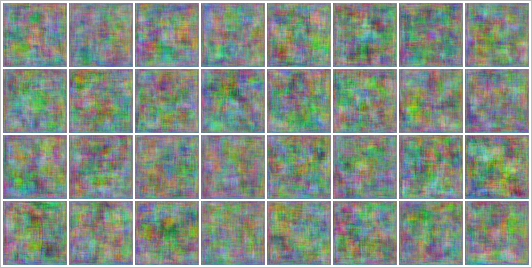
#> input picture DCGAN/sample/best_fake_images_epoch001.png, 532 x 268 px, given as the content of the folder sample/best_fake_images_epoch001.png, which was not available
$ python preprocess_images_2.py --input sample/best_fake_images_epoch001.png --output out.png
#> lines starting #> are read from the running program, lines starting #| are printed output that depends on the picture; pictures that were not available may be replaced by others from this repository, and a replacement may not be noted
import argparse, os
from pathlib import Path
from concurrent.futures import ThreadPoolExecutor, as_completed

from PIL import Image, ImageOps, ImageEnhance, ImageFilter

# 兼容 Pillow 新旧版本的重采样常量
try:
    RESAMPLE_BICUBIC = Image.Resampling.BICUBIC
except AttributeError:
    RESAMPLE_BICUBIC = Image.BICUBIC


def is_image(p: Path) -> bool:
    return p.suffix.lower() in {".jpg", ".jpeg", ".png", ".webp", ".bmp", ".tiff", ".tif"}


def make_square(img: Image.Image, mode: str = "center-crop", bgcolor=(255, 255, 255)) -> Image.Image:
    """将任意宽高图片变成正方形：center-crop 或 pad（留白填充）"""
    w, h = img.size
    if mode == "pad":
        side = max(w, h)
        canvas = Image.new("RGB", (side, side), bgcolor)
        # 若是带 alpha，先转到 RGB（丢弃 alpha；如需保留，可自行改成 RGBA）
        if img.mode != "RGB":
            img = img.convert("RGB")
        canvas.paste(img, ((side - w) // 2, (side - h) // 2))
        return canvas
    else:  # center-crop
        side = min(w, h)
        left = (w - side) // 2
        top = (h - side) // 2
        return img.crop((left, top, left + side, top + side))


def unsharp(img: Image.Image, radius: float, percent: int, threshold: int) -> Image.Image:
    """Unsharp Mask（建议半径 1.0~1.6，percent 100~180，threshold 0~6）"""
    return img.filter(ImageFilter.UnsharpMask(radius=radius, percent=percent, threshold=threshold))


def process_one(src: Path, dst_root: Path, args) -> str:
    try:
        # 读图 & 纠正 EXIF 方向
        with Image.open(src) as im0:
            im = ImageOps.exif_transpose(im0)
            # 统一到 RGB（训练通常不需要 alpha 通道；如需保留可改成 RGBA 流程）
            if im.mode not in ("RGB", "RGBA"):
                im = im.convert("RGB")

            # 变正方形
            im = make_square(im, mode=args.square, bgcolor=tuple(args.pad_bg))

            # 缩放到目标尺寸
            # reducing_gap 可以提高抗锯齿质量（Pillow>=9.1）
            im = im.resize((args.size, args.size), RESAMPLE_BICUBIC, reducing_gap=3.0)

            # 锐化（Unsharp Mask）
            if args.unsharp is not None:
                r, p, t = args.unsharp
                im = unsharp(im, r, p, t)

            # 提升饱和度
            if abs(args.sat - 1.0) > 1e-3:
                im = ImageEnhance.Color(im).enhance(args.sat)

            # 可选再微调整体清晰度（和 unsharp 作用不同）
            if abs(args.sharp - 1.0) > 1e-3:
                im = ImageEnhance.Sharpness(im).enhance(args.sharp)

            # 输出路径（保留子目录结构）
            rel = src.relative_to(args.input)
            out = (dst_root / rel).with_suffix("." + args.format.lower())
            out.parent.mkdir(parents=True, exist_ok=True)

            save_kwargs = {}
            fmt = args.format.lower()
            if fmt in ("jpg", "jpeg"):
                # 高质量 JPEG，适合训练：关闭色度子采样，优化/渐进编码
                save_kwargs.update(dict(quality=args.quality, optimize=True, progressive=True, subsampling=0))
            elif fmt == "png":
                save_kwargs.update(dict(compress_level=args.png_compress))
            elif fmt == "webp":
                save_kwargs.update(dict(quality=args.quality, method=6))

            im.save(out, format=args.format.upper(), **save_kwargs)
        return f"OK: {src}"
    except Exception as e:
        return f"FAIL: {src} -> {e}"


def main():
    parser = argparse.ArgumentParser(
        description="批量将图片压到固定尺寸（默认 128），并进行锐化+提升饱和度。"
    )
    parser.add_argument("--input", type=Path, required=True, help="输入图片文件夹")
    parser.add_argument("--output", type=Path, required=True, help="输出文件夹")
    parser.add_argument("--size", type=int, default=128, help="目标边长（默认 128）")
    parser.add_argument("--square", choices=["center-crop", "pad"], default="center-crop",
                        help="正方形方式：中心裁剪 或 留白填充（默认 center-crop）")
    parser.add_argument("--pad-bg", type=int, nargs=3, default=(255, 255, 255),
                        help="当 square=pad 时的背景色，RGB 三个值（默认 255 255 255）")

    # 饱和度/锐度
    parser.add_argument("--sat", type=float, default=1.15, help="饱和度增强系数，1=不变（默认 1.15）")
    parser.add_argument("--sharp", type=float, default=1.00, help="整体锐度增强（ImageEnhance.Sharpness），默认 1.0 不启用")
    parser.add_argument("--unsharp", type=float, nargs=3, metavar=("RADIUS", "PERCENT", "THRESHOLD"),
                        default=(1.2, 130, 3),
                        help="UnsharpMask 参数：半径 百分比 阈值（默认 1.2 130 3；设为 0 0 0 关闭）")

    # 输出格式
    parser.add_argument("--format", choices=["png", "jpg", "jpeg", "webp"], default="png",
                        help="输出图片格式（默认 png）")
    parser.add_argument("--quality", type=int, default=92, help="jpg/webp 质量（默认 92）")
    parser.add_argument("--png-compress", type=int, default=6, help="PNG 压缩等级 0-9（默认 6）")

    parser.add_argument("--workers", type=int, default=os.cpu_count() or 4, help="并发线程数（默认 CPU 数）")

    args = parser.parse_args()

    # 关闭 unsharp 的方法：--unsharp 0 0 0
    if args.unsharp and args.unsharp == (0.0, 0.0, 0.0):
        args.unsharp = None

    # 收集所有图片
    all_files = [p for p in args.input.rglob("*") if p.is_file() and is_image(p)]
    if not all_files:
        print("未在输入目录中发现图片文件。")
        return

    args.output.mkdir(parents=True, exist_ok=True)
    print(f"共发现 {len(all_files)} 张图片，开始处理…")

    # 并发处理
    results = []
    with ThreadPoolExecutor(max_workers=args.workers) as ex:
        futures = [ex.submit(process_one, p, args.output, args) for p in all_files]
#> in process_one, im0 is the input picture: PIL image 532x268 RGB; mean R, G, B 133.1, 145.1, 133.8
#> in make_square, `return img.crop((left, top, left + side, top + side))`:
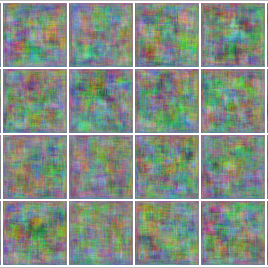
#> returned value: PIL image 268x268 RGB; mean R, G, B 133, 145.4, 134.3
#> in process_one, `im = im.resize((args.size, args.size), RESAMPLE_BICUBIC, reducing_gap=..`:
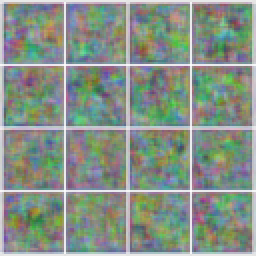
#> im: PIL image 128x128 RGB (shown 2 times larger); mean R, G, B 133.2, 145.6, 134.5
#> in unsharp, `return img.filter(ImageFilter.UnsharpMask(radius=radius, percent=perce..`:
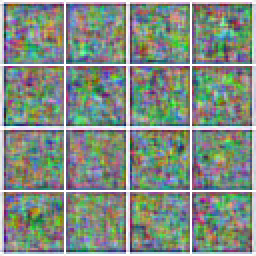
#> returned value: PIL image 128x128 RGB (shown 2 times larger); mean R, G, B 131, 143.4, 132.3
        for i, fu in enumerate(as_completed(futures), 1):
            msg = fu.result()
            results.append(msg)
            if i % 50 == 0 or i == len(all_files):
                print(f"[{i}/{len(all_files)}] {msg}")

    # 简报
    fail = [r for r in results if r.startswith("FAIL")]
    print(f"完成：成功 {len(results) - len(fail)}，失败 {len(fail)}")
    if fail:
        print("失败列表示例（前 10 条）：")
        for r in fail[:10]:
            print("  ", r)


if __name__ == "__main__":
    main()
